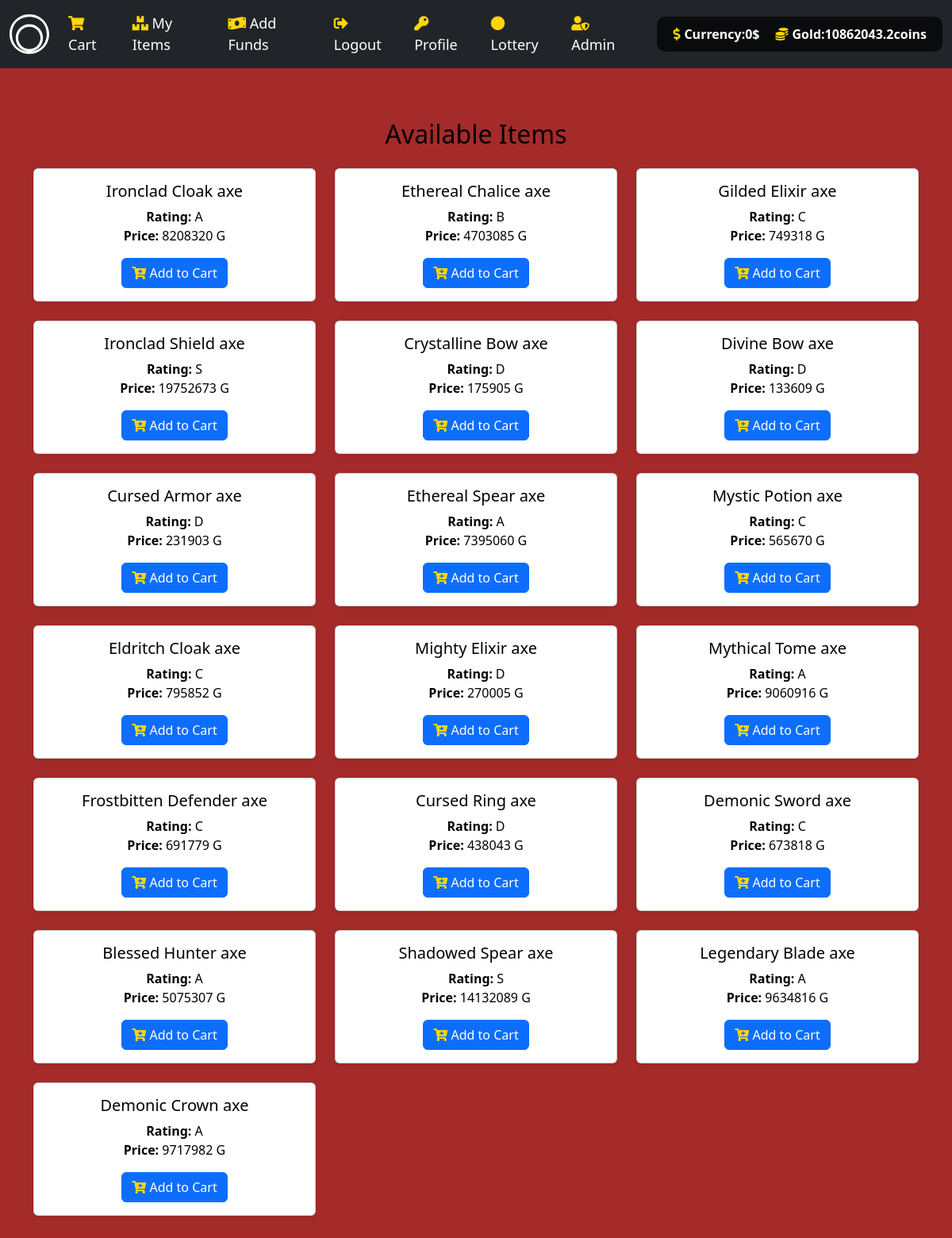
Page /item/axe (signed in) on the committed database.
### tables this page shows
CREATE TABLE user_store(ID int PRIMARY KEY,Funds int,Gold int);

CREATE TABLE object(Object_ID int PRIMARY KEY,
Object_Name varchar(100),
Object_type varchar(20),
listing varchar(2),
rating varchar(1),
price int,
image_src varchar(1000));

### main.py (the view)
@app.get("/item/{category}", response_class=HTMLResponse)
async def get_category_items(request: Request, category: str):
    if category not in categories:
        return HTMLResponse(content="Category not found", status_code=404)
    user = request.session.get("user")
    items = listed_object_data_generator(category)
    L = balance_checker(user)
    L = list(L[0])
    if category == "gold":
        return RedirectResponse("/gold")
    context = {
        "request": request,
        "items": items,
        "user": user,
        "cash": L[0],
        "cashG": L[1]
    }
    return templates.TemplateResponse(f"{category}.html", context)

### templates/axe.html
{% extends "sword.html" %}

### templates/sword.html (shortened to what this page needs)
{% extends "layout.html" %}
{% block main %}
<div class="container mt-3">
    <h2 class="mb-4 text-center">Available Items</h2>
    <div id="item-container" class="row">
        {% for i in items %}
        <div class="col-md-4 mb-4">
            <div class="card shadow-sm h-100">
                <div class="card-body">
                    <h5 class="card-title">{{ i[1] }}</h5>
                    <p class="card-text">
                        <strong>Rating:</strong> {{ i[4] }}<br>
                        <strong>Price:</strong> {{ i[5] }} G
                    </p>
                    <button onclick="addToCart( '{{ i[0] }}'  , '{{ i[2] }}')" class="btn btn-primary btn-block">
                        <i class="fas fa-cart-plus"></i> Add to Cart
                    </button>
                </div>
            </div>
        </div>
        {% endfor %}
    </div>
</div>
{% endblock %}

### templates/layout.html (shortened to what this page needs)
<!DOCTYPE html>
<html lang="en">
<head>
    <link href="https://cdn.jsdelivr.net/npm/bootstrap@5.2.3/dist/css/bootstrap.min.css" rel="stylesheet">
    <link href="https://cdnjs.cloudflare.com/ajax/libs/font-awesome/5.15.1/css/all.min.css" rel="stylesheet">
    <link href="/static/CSSS.css" rel="stylesheet">
</head>
<body>
    <nav class="navbar navbar-expand-lg navbar-dark bg-dark">
        <div class="container-fluid">
            <a class="navbar-brand" href="/">
            </a>
            <div class="collapse navbar-collapse" id="mynavbar">
                {% if user %}
                <ul class="navbar-nav me-auto">
                    <li class="nav-item"><a class="nav-link" href="/cart"><i class="fas fa-shopping-cart"></i> Cart</a></li>
                    <li class="nav-item"><a class="nav-link" href="/objs"><i class="fas fa-boxes"></i> My Items</a></li>
                    <li class="nav-item"><a class="nav-link" href="/buy"><i class="fas fa-money-bill-wave"></i> Add Funds</a></li>
                    <li class="nav-item"><a class="nav-link" href="/logout"><i class="fas fa-sign-out-alt"></i> Logout</a></li>
                    <li class="nav-item"><a class="nav-link" href="/profile"><i class="fas fa-key"></i> Profile </a></li>
                    <li class="nav-item"><a class="nav-link" href="/lottery-wheel"><i class="fas fa-circle"></i> Lottery</a></li>
                    {% if user == 1 %}
                    <li class="nav-item"><a class="nav-link" href="/admin"><i class="fas fa-user-shield"></i> Admin</a></li>
                    {% endif %}
                </ul>
                <div class="balance-widget">
                    <div class="value">
                        <i class="fas fa-dollar-sign"></i> Currency: <span id="cash">{{ cash }}</span> $
                    </div>
                    <div class="value">
                        <i class="fas fa-coins"></i> Gold: <span id="cashG">{{ cashG }}</span> coins
                    </div>
                </div>
                {% else %}
                <ul class="navbar-nav me-auto">
                    <li class="nav-item"><a class="nav-link" href="/register"><i class="fas fa-user-plus"></i> Register</a></li>
                    <li class="nav-item"><a class="nav-link" href="/login"><i class="fas fa-sign-in-alt"></i> Login</a></li>
                </ul>
                {% endif %}
            </div>
        </div>
    </nav>
    <main class="container-fluid py-5 text-center main-content">
        {% block main %}{% endblock %}
    </main>
</body>
</html>

### templates/layout.html (style rules this page uses)
body { background-color: brown; background-size: cover; background-position: center; background-repeat: repeat; height: 100vh; color: white; }
.navbar-brand img, .navbar-brand svg { height: 50px; }
.balance-widget { background-color: rgba(0, 0, 0, 0.7); border-radius: 10px; padding: 10px; margin-left: 15px; display: flex; align-items: center; justify-content: center; color: white; }
.balance-widget .value { margin: 0 10px; font-weight: bold; display: flex; align-items: center; }
.balance-widget i { margin-right: 5px; }
.navbar-nav .nav-link { color: white; font-size: 18px; margin-right: 10px; }
.main-content { padding: 20px; border-radius: 10px; color: black; }
.fas, .far { color: #ffd700; }

### rows in the picture
user_store: Gold "10862043.2"
object: Object_Name "Ironclad Cloak axe", rating "A", price "8208320"
object: Object_Name "Ethereal Chalice axe", rating "B", price "4703085"
object: Object_Name "Gilded Elixir axe", rating "C", price "749318"
object: Object_Name "Ironclad Shield axe", rating "S", price "19752673"
object: Object_Name "Crystalline Bow axe", rating "D", price "175905"
object: Object_Name "Divine Bow axe", rating "D", price "133609"
object: Object_Name "Cursed Armor axe", rating "D", price "231903"
object: Object_Name "Ethereal Spear axe", rating "A", price "7395060"
object: Object_Name "Mystic Potion axe", rating "C", price "565670"
object: Object_Name "Eldritch Cloak axe", rating "C", price "795852"
object: Object_Name "Mighty Elixir axe", rating "D", price "270005"
object: Object_Name "Mythical Tome axe", rating "A", price "9060916"
object: Object_Name "Frostbitten Defender axe", rating "C", price "691779"
object: Object_Name "Cursed Ring axe", rating "D", price "438043"
object: Object_Name "Demonic Sword axe", rating "C", price "673818"
object: Object_Name "Blessed Hunter axe", rating "A", price "5075307"
object: Object_Name "Shadowed Spear axe", rating "S", price "14132089"
object: Object_Name "Legendary Blade axe", rating "A", price "9634816"
object: Object_Name "Demonic Crown axe", rating "A", price "9717982"

### other values in the picture
{{ cash }} "0"
